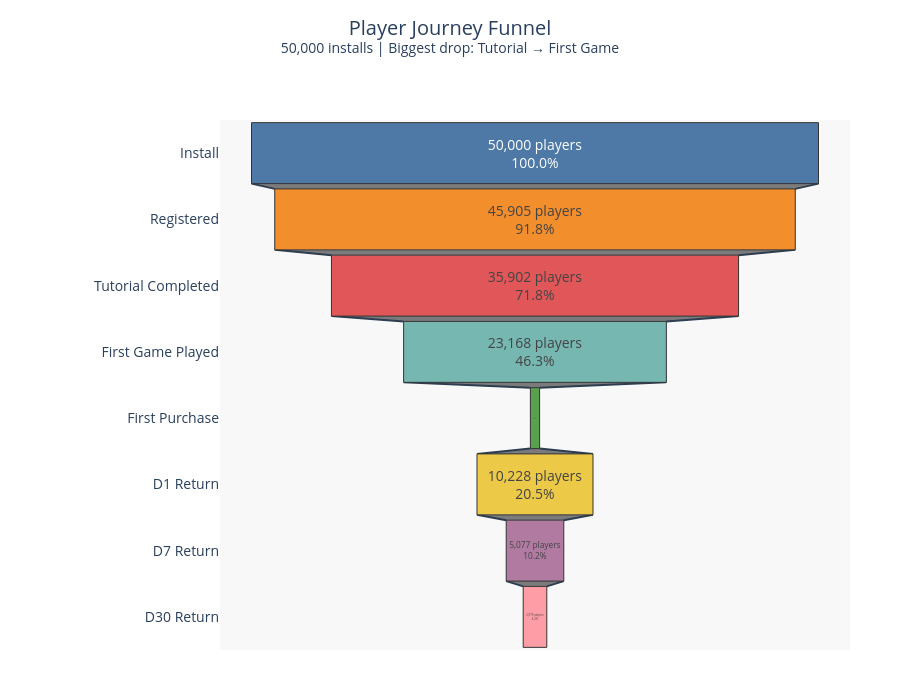

The notebook cell this image was saved under:
### Markdown cell above
#### Classic funnel chart (Plotly – interactive)

### Code cell
fig = go.Figure(go.Funnel(
    y = funnel_df['name'],
    x = funnel_df['count'],
    texttemplate = "%{x:,} players<br>%{customdata:.1f}%", 
    customdata = funnel_df['Conversion %'],                 
    textposition = "inside",
    textinfo = "value+percent initial+text",
    marker = {
        "color": ["#4e79a7", "#f28e2b", "#e15759", "#76b7b2", "#59a14f", "#edc948", "#b07aa1", "#ff9da7"],
        "line": {"width": 1, "color": "#333333"}
    },
    connector = {"line": {"color": "#2c3e50", "dash": "solid", "width": 2}},
    hovertemplate = "<b>%{y}</b><br>Players: %{x:,}<br>Conversion: %{customdata:.1f}%<br>Drop-off to next: %{text}<extra></extra>"
))

fig.update_layout(
    title={
        'text': "Player Journey Funnel<br><sup>50,000 installs | Biggest drop: Tutorial → First Game</sup>",
        'y':0.95,
        'x':0.5,
        'xanchor': 'center',
        'yanchor': 'top',
        'font': {'size': 20}
    },
    funnelgap = 0.08,
    height = 700,
    width = 900,
    margin = {"l": 220, "r": 50, "t": 120, "b": 50},
    showlegend = False,
    font = dict(size=14),
    plot_bgcolor = 'rgba(248,248,248,1)',
    paper_bgcolor = 'white'
)


fig.show()

### Figure 1 — Plotly figure (JSON) as saved in the notebook; plotly's stock layout.template omitted (floating-point values rounded to 4 significant figures)
{"data": [{"connector": {"line": {"color": "#2c3e50", "dash": "solid", "width": 2}}, "customdata": [100.0, 91.8, 71.8, 46.3, 1.6, 20.5, 10.2, 4.2], "hovertemplate": "<b>%{y}</b><br>Players: %{x:,}<br>Conversion: %{customdata:.1f}%<br>Drop-off to next: %{text}<extra></extra>", "marker": {"color": ["#4e79a7", "#f28e2b", "#e15759", "#76b7b2", "#59a14f", "#edc948", "#b07aa1", "#ff9da7"], "line": {"color": "#333333", "width": 1}}, "textinfo": "value+percent initial+text", "textposition": "inside", "texttemplate": "%{x:,} players<br>%{customdata:.1f}%", "type": "funnel", "x": [50000, 45905, 35902, 23168, 811, 10228, 5077, 2079], "y": ["Install", "Registered", "Tutorial Completed", "First Game Played", "First Purchase", "D1 Return", "D7 Return", "D30 Return"]}], "layout": {"font": {"size": 14}, "funnelgap": 0.08, "height": 700, "margin": {"b": 50, "l": 220, "r": 50, "t": 120}, "paper_bgcolor": "white", "plot_bgcolor": "rgba(248,248,248,1)", "showlegend": false, "title": {"font": {"size": 20}, "text": "Player Journey Funnel<br><sup>50,000 installs | Biggest drop: Tutorial → First Game</sup>", "x": 0.5, "xanchor": "center", "y": 0.95, "yanchor": "top"}, "width": 900, "xaxis": {"autorange": true, "range": [-27780.0, 27780.0], "type": "linear"}, "yaxis": {"autorange": true, "range": [7.5, -0.5], "type": "category"}}}
